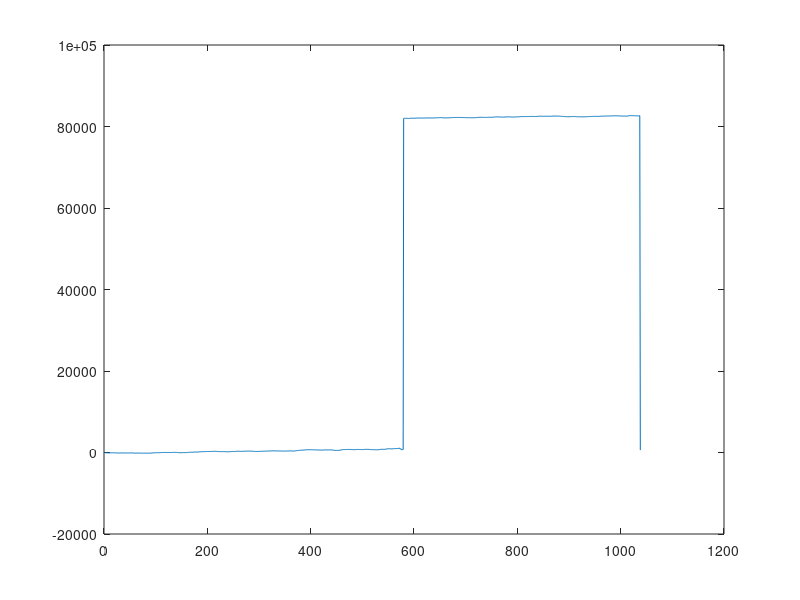

Here is the MATLAB script that generated this plot:
%% Matlab Script file for Advent of Code 2018, day 1, part 1

clc; clear;

v = [-17 -20 -15 -2 -7 -4 -18 -7 -5 -6 +16 +6 +2 -7 +18 +4 -9 -3 -17 +9 +2 -9 -5 -12 +10 -13 -16 -7 +5 +8 +17 -3 -10 +16 -1 +7 -5 -9 -16 -7 +12 -11 +17 +1 -17 +11 -7 -9 +12 +8 +16 +9 +1 -17 -10 -12 -17 -11 +12 -17 +6 +14 -1 -10 +9 -3 +13 -4 -16 +13 -8 -14 +5 -6 -4 +7 -6 -17 +13 +20 +3 -12 -5 -12 -5 +16 -3 +14 +15 -19 +20 +14 +2 +12 +27 -5 +10 +19 +10 -11 +10 -1 +10 -1 -13 -10 +22 -1 +7 +8 +16 +19 -15 +2 -1 +16 +11 -9 -5 -1 -3 +6 -4 -1 -12 +19 -9 -3 -1 -10 +9 +19 +18 +4 -2 -14 +7 -4 -1 +4 -14 -18 -15 -15 -9 +10 +12 -17 -18 -13 +19 +18 +18 -4 -8 +1 -5 +6 +2 +13 -1 +29 +13 +14 +9 -3 +5 +14 -18 +5 +5 +15 +13 +5 +9 +13 +6 -3 -13 -8 +7 +20 +10 +15 +9 +18 -6 +19 +14 +18 -16 +2 -10 +18 -9 +16 -8 +18 +6 -1 +6 -10 +12 -9 +13 +11 -19 +5 +18 -2 +7 +10 +2 +5 +5 -6 -10 -7 -9 -17 -11 -7 -8 +19 -5 -1 -9 -16 +7 +8 -7 +11 -6 -4 -3 -14 -11 -5 -7 +4 +6 +10 +15 -6 +25 -1 +21 +3 +3 -9 +11 -4 -17 +22 +10 +22 +12 +10 -5 +4 -16 -9 -11 -8 -4 +10 -1 +27 -14 +9 +10 -3 +16 +18 -14 +9 +8 -14 +3 +6 +18 -7 -4 -18 -13 +4 +10 -9 -17 -18 -10 -27 +12 +2 +4 -1 +6 -24 +9 +26 +2 +2 +20 -11 +21 -12 -2 -5 +14 +21 -8 +14 +2 -5 +8 +12 +8 +19 -11 +1 +16 +6 -1 -3 +11 +17 -6 -4 +5 -15 -1 +10 +7 -14 +9 -20 -4 -7 -5 -6 +10 -15 +6 -9 +1 +16 -12 +2 -19 -13 +19 +1 +7 +19 +11 -4 +9 -15 -12 +17 +19 -6 -4 -12 -9 -18 -5 +14 +14 +23 +34 +15 +24 -6 +24 +14 +11 +12 +19 +13 -5 -3 +16 -1 +34 +17 +7 -9 +12 +17 +17 +16 +7 +18 -6 -13 -7 -7 +3 +7 +9 -7 +4 -11 -8 -8 -8 -12 +14 +3 -6 -7 -20 +19 -15 -5 -16 +3 -13 +18 -14 +3 -19 +26 +21 +3 +18 +8 -11 -16 -7 -2 -11 +34 +8 +10 -17 -18 +14 -24 +17 -5 -34 -28 -16 -16 -15 -15 +3 +4 -5 +29 -2 -13 -11 +19 +31 +94 +6 +13 -12 +23 +21 +13 -4 +19 -6 -17 +20 +7 +15 +5 -13 +5 +6 +10 -18 -7 -12 -16 -9 -4 +14 -16 -2 +16 -2 +13 +20 +9 -3 +10 -15 -9 -5 -4 +20 -10 -20 +6 +18 -15 +14 +8 +15 +20 -7 -7 +10 -7 +14 -13 -7 -28 -10 -6 +11 -23 -17 +11 +4 -28 +15 -4 +3 -23 -6 +2 +25 -24 -11 +68 -7 +38 -4 +23 +19 -9 -1 -20 +16 +33 -36 +26 +7 +47 +8 +21 +16 +24 +21 -22 -3 -14 -17 +7 +21 -20 +15 -11 +26 +64 -13 -45 +17 +9 +8 +18 +28 -23 +67 +39 -209 -14 -8 -197 +101 -73 +23 +81274 +10 +19 -8 -1 -11 +7 -9 -11 -17 +7 +16 +11 +19 +15 +13 -14 -9 +17 -19 -10 +13 +6 +9 -2 +16 +16 -12 +14 -6 +7 +7 +8 -20 -7 -17 +11 +10 -3 +13 -4 +6 -14 +6 +20 -4 +18 -4 -7 -6 +18 -6 -16 +5 -11 +17 -19 +23 +10 +15 +10 +1 -13 -11 +20 -1 +10 +18 +3 +6 +10 -6 +12 -17 -13 +3 -19 -12 -4 -3 -15 +11 -7 +3 -6 +24 +8 -9 +5 +19 -1 -5 +19 +16 +17 -7 +17 -19 +5 -11 +17 +17 +2 -5 -9 +17 -7 -13 +10 +18 -9 -10 -4 -6 -25 +10 +11 -1 -11 +14 -19 -20 -11 -15 +16 +20 -9 +10 +3 -16 -3 -10 -1 +9 -14 +1 +8 +18 +3 +4 +6 -16 +41 +12 +13 +3 +19 +18 -13 -6 +7 +17 -15 -15 -7 -10 -4 -10 +15 +13 +1 -17 +6 +16 +8 +7 +11 -6 -9 -15 +5 +5 +13 +20 +20 +19 +14 +6 +6 -11 +1 +17 +5 -15 -12 -9 +11 -14 -10 -3 +6 -16 -16 +19 +5 +4 +18 +12 +7 -16 +12 +3 +18 +15 -17 +8 -4 -15 -19 -7 -16 +7 -14 +17 +1 +6 +13 +2 +9 -1 +12 +10 +7 +5 +15 +3 +4 +10 +10 -8 +13 +11 +8 -14 -7 -4 +19 -17 +11 +19 -12 -15 +11 +12 -5 +20 -4 +16 -17 -2 +13 -20 +13 -11 -17 +20 -7 +19 +10 -6 +8 +21 +15 +12 -13 +8 -18 +5 -3 -14 +4 +15 -13 -4 +7 +17 -11 -14 +15 +17 -8 -15 -13 +6 -4 +14 +8 +10 +16 +8 +12 -4 -19 +2 +6 +19 -12 -6 -17 +20 -2 -16 +1 -15 -13 -6 -15 -17 +1 +6 -11 -16 -16 -18 -4 -6 +9 -18 +13 -20 +5 +14 +12 -13 +17 +10 -15 +16 +11 -9 +23 -9 -19 -19 -12 -4 +3 -10 -13 +18 -8 -4 +15 -12 -16 -4 +7 -5 -9 +17 +16 +1 -8 -10 +13 +22 +11 -4 -5 +31 -3 +15 -8 +25 +15 -21 -4 +17 +3 +3 +7 +11 -15 -4 +10 -21 -15 +31 +1 -12 +13 +25 +14 +6 -3 -8 +13 +3 +4 +12 +4 -8 +9 +12 +22 -14 +1 +7 -21 +2 +9 +12 +17 -8 +19 +12 -5 -14 +3 -6 +13 +1 +10 -8 -15 -26 +2 -1 +8 -15 +12 -18 -13 -21 +5 +12 +10 -1 -19 +12 -35 +1 +4 +44 +30 +2 +33 +4 +21 +13 +1 -16 -15 +19 -5 -19 -7 -3 +8 -9 -12 -10 -12 +4 -1 +20 +13 +17 -82073 ];

res = 0;
vres=zeros(1,length(v));
rmin = 0;
rmax = 0;
for i=1:length(v)
    res = res + v(i);
    vres(i)=res;
end

% Answer part 1: 580
res

plot(vres)
